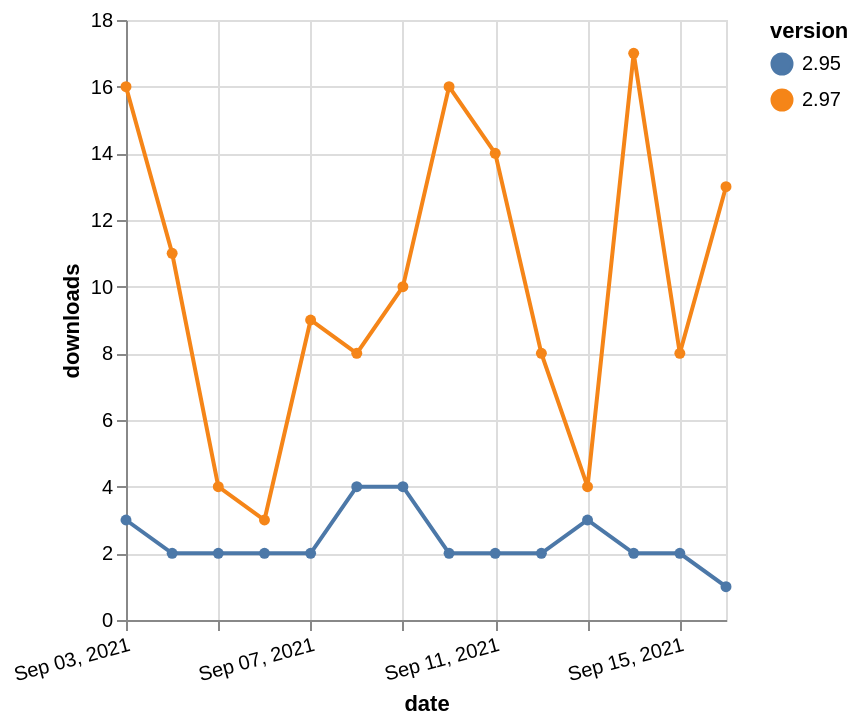

Here is the Vega-Lite specification saved for this chart:
### Vega-Lite specification from a JSON file in a GitHub repository (floating-point values rounded to 4 significant figures)
{"$schema": "https://vega.github.io/schema/vega-lite/v5.json", "description": "A simple bar chart with embedded data.", "data": {"values": [{"date": "2021-09-03", "total": 12111, "delta": 16, "version": "2.97"}, {"date": "2021-09-04", "total": 12122, "delta": 11, "version": "2.97"}, {"date": "2021-09-05", "total": 12126, "delta": 4, "version": "2.97"}, {"date": "2021-09-06", "total": 12129, "delta": 3, "version": "2.97"}, {"date": "2021-09-07", "total": 12138, "delta": 9, "version": "2.97"}, {"date": "2021-09-08", "total": 12146, "delta": 8, "version": "2.97"}, {"date": "2021-09-09", "total": 12156, "delta": 10, "version": "2.97"}, {"date": "2021-09-10", "total": 12172, "delta": 16, "version": "2.97"}, {"date": "2021-09-11", "total": 12186, "delta": 14, "version": "2.97"}, {"date": "2021-09-12", "total": 12194, "delta": 8, "version": "2.97"}, {"date": "2021-09-13", "total": 12198, "delta": 4, "version": "2.97"}, {"date": "2021-09-14", "total": 12215, "delta": 17, "version": "2.97"}, {"date": "2021-09-15", "total": 12223, "delta": 8, "version": "2.97"}, {"date": "2021-09-16", "total": 12236, "delta": 13, "version": "2.97"}, {"date": "2021-09-03", "total": 8499, "delta": 3, "version": "2.95"}, {"date": "2021-09-04", "total": 8501, "delta": 2, "version": "2.95"}, {"date": "2021-09-05", "total": 8503, "delta": 2, "version": "2.95"}, {"date": "2021-09-06", "total": 8505, "delta": 2, "version": "2.95"}, {"date": "2021-09-07", "total": 8507, "delta": 2, "version": "2.95"}, {"date": "2021-09-08", "total": 8511, "delta": 4, "version": "2.95"}, {"date": "2021-09-09", "total": 8515, "delta": 4, "version": "2.95"}, {"date": "2021-09-10", "total": 8517, "delta": 2, "version": "2.95"}, {"date": "2021-09-11", "total": 8519, "delta": 2, "version": "2.95"}, {"date": "2021-09-12", "total": 8521, "delta": 2, "version": "2.95"}, {"date": "2021-09-13", "total": 8524, "delta": 3, "version": "2.95"}, {"date": "2021-09-14", "total": 8526, "delta": 2, "version": "2.95"}, {"date": "2021-09-15", "total": 8528, "delta": 2, "version": "2.95"}, {"date": "2021-09-16", "total": 8529, "delta": 1, "version": "2.95"}]}, "width": "container", "mark": {"type": "line", "point": {"filled": true}}, "encoding": {"x": {"field": "date", "type": "temporal", "timeUnit": "yearmonthdate", "title": "date", "axis": {"labelAngle": -15}}, "y": {"field": "delta", "type": "quantitative", "title": "downloads"}, "color": {"field": "version", "type": "nominal"}, "tooltip": {"field": "delta"}}}
